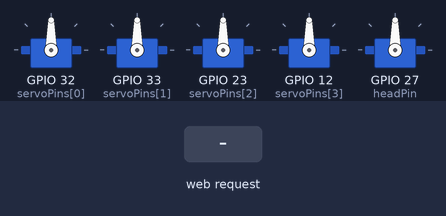
A sketch run on a simulated ESP32. Shown: 5 × servo. The inputs (shaded band) are chosen by the test bench. WiFi joins after 1.5 s; servers stay silent unless stated; uploads are accepted with an empty reply; what the sketch prints to the serial monitor is not drawn.

Above: at 3.2 s.
3.3 s: HTTP request GET /open_arms received
At 5.2 s:
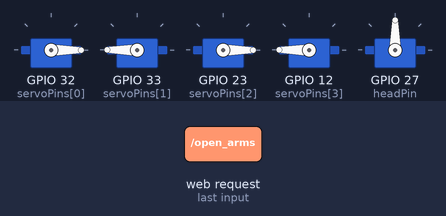
6.3 s: HTTP request GET /head_left received
At 8.1 s:
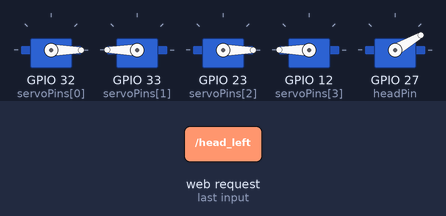
8.7 s: HTTP request GET /close_arms received
At 11.4 s:
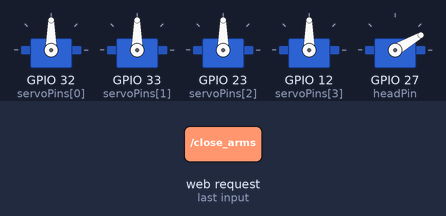
11.7 s: HTTP request GET /head_center received
At 12.15 s:
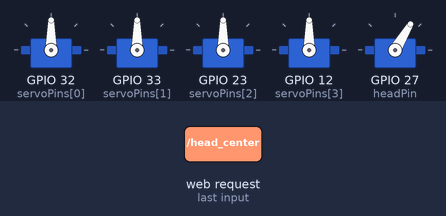
14.1 s: HTTP request GET /head_right received
At 16.2 s:
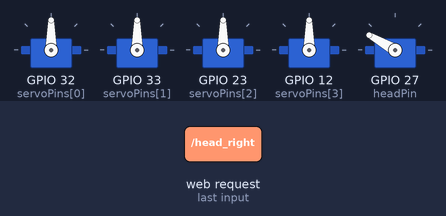
16.5 s: HTTP request GET /open_arms received
At 18.8 s:
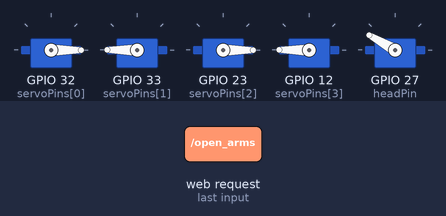
Timing chart, 0 to 20.3 s (numbered marks = the images above; inputs shaded):
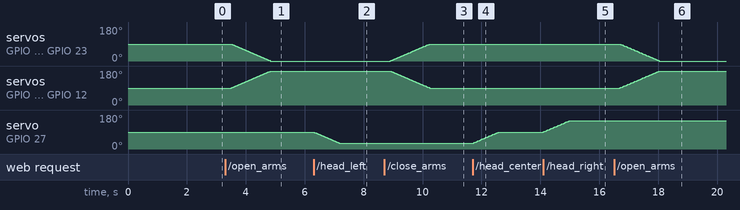

Measured:
- after the input at 3.3 s, servo on GPIO 32 (servoPins[0]), servo on GPIO 23 (servoPins[2]): moves from 90° to 0° over 1.3 s, starting after 0.20 s; servo on GPIO 33 (servoPins[1]), servo on GPIO 12 (servoPins[3]): moves from 90° to 180° over 1.3 s, starting after 0.20 s
- after the input at 6.3 s, servo on GPIO 27 (headPin): moves from 90° to 30° over 0.90 s, starting at once
- after the input at 8.7 s, servo on GPIO 32 (servoPins[0]), servo on GPIO 23 (servoPins[2]): moves from 0° to 90° over 1.3 s, starting after 0.20 s; servo on GPIO 33 (servoPins[1]), servo on GPIO 12 (servoPins[3]): moves from 180° to 90° over 1.3 s, starting after 0.20 s
- after the input at 11.7 s, servo on GPIO 27 (headPin): moves from 30° to 90° over 0.90 s, starting at once
- after the input at 14.1 s, servo on GPIO 27 (headPin): moves from 90° to 150° over 0.90 s, starting at once
- after the input at 16.5 s, servo on GPIO 32 (servoPins[0]), servo on GPIO 23 (servoPins[2]): moves from 90° to 0° over 1.3 s, starting after 0.20 s; servo on GPIO 33 (servoPins[1]), servo on GPIO 12 (servoPins[3]): moves from 90° to 180° over 1.3 s, starting after 0.20 s

The sketch:

MasterCode.ino
```cpp
// =================================
//  SHARLEY MOTHERBOARD 1 - MASTER
//  https://www.sharley.tech

//  IMPORTANT: CHANGE WIFI DETAILS WITH YOURS AND CHANGE SLAVE IP

//  RUN SLAVE MOTHERBOARD/MOTHERBOARD 2 FIRST TO OBTAIN IP
// ==================================

#include <WiFi.h>
#include <ESP32Servo.h>
#include <WebServer.h>
#include <HTTPClient.h>


const char* ssid = "SSID";          // SSID OF WIFI
const char* password = "PASSWORD";  // PASSWORD OF WIFI


String slaveIP = "SLAVE IP";  // SLAVE IP
WebServer server(80);


Servo servos[4];
Servo headServo;


int servoPins[4] = { 32, 33, 23, 12 };
int headPin = 27;
int servoPositions[4] = { 90, 90, 90, 90 };
int headPos = 90;


unsigned long lastWiFiCheck = 0;
const unsigned long wifiCheckInterval = 5000;


// ======================= SERVO FUNCTIONS =======================
void moveServosSmooth(int targetPositions[4], int speed = 15) {
  bool moving = true;
  while (moving) {
    moving = false;
    for (int i = 0; i < 4; i++) {
      if (servoPositions[i] != targetPositions[i]) {
        if (servoPositions[i] < targetPositions[i]) servoPositions[i]++;
        else if (servoPositions[i] > targetPositions[i]) servoPositions[i]--;
        servos[i].write(servoPositions[i]);
        moving = true;
      }
    }
    delay(speed);
  }
}


void moveHead(int target, int speed = 15) {
  while (headPos != target) {
    if (headPos < target) headPos++;
    else if (headPos > target) headPos--;
    headServo.write(headPos);
    delay(speed);
  }
}


// ======================= NETWORK FUNCTIONS =======================
String sendCommandToSlave(String path) {
  if (WiFi.status() != WL_CONNECTED) {
    Serial.println("WiFi not connected, skipping slave command");
    return "";
  }


  HTTPClient http;
  String url = "http://" + slaveIP + path;
  http.begin(url);
  http.setTimeout(2000);


  int httpCode = http.GET();
  String payload = "";
  if (httpCode > 0) {
    payload = http.getString();
  } else {
    Serial.println("Failed to reach slave: " + url);
  }
  http.end();
  return payload;
}


void connectToWiFi() {
  WiFi.begin(ssid, password);
  Serial.print("Connecting to WiFi: ");
  Serial.println(ssid);


  int attempts = 0;
  while (WiFi.status() != WL_CONNECTED && attempts < 20) {
    delay(1000);
    Serial.print(".");
    attempts++;
  }


  if (WiFi.status() == WL_CONNECTED) {
    Serial.println("\n✅ WiFi Connected!");
    Serial.print("IP Address: ");
    Serial.println(WiFi.localIP());
  } else {
    Serial.println("\n❌ WiFi connection failed! Running in offline mode.");
  }
}


void ensureWiFi() {
  if (WiFi.status() != WL_CONNECTED) {
    Serial.println("⚠️ WiFi Lost! Reconnecting...");
    connectToWiFi();
  }
}


void handleRoot() {
  String html = "<html><head><title>Sharley</title></head><body>";
  html += "<h1>Sharley Control Panel</h1>";
  html += "<p><b>Arms:</b></p>";
  html += "<button onclick=\"fetch('/open_arms')\">Open Arms</button>";
  html += "<button onclick=\"fetch('/close_arms')\">Close Arms</button><br><br>";
  html += "<p><b>Head:</b></p>";
  html += "<button onclick=\"fetch('/head_left')\">Left</button>";
  html += "<button onclick=\"fetch('/head_center')\">Center</button>";
  html += "<button onclick=\"fetch('/head_right')\">Right</button>";
  html += "</body></html>";
  server.send(200, "text/html", html);
}


void handleOpenArms() {
  server.send(200, "text/plain", "open");
  String resp = sendCommandToSlave("/move_normal?action=open");
  if (resp == "OK" || resp == "") {
    int target[4] = { 0, 180, 0, 180 };
    moveServosSmooth(target);
    Serial.println("✅ Arms opened!");
  } else {
    Serial.println("❌ Slave failed to respond");
  }
}


void handleCloseArms() {
  server.send(200, "text/plain", "close");
  String resp = sendCommandToSlave("/move_normal?action=close");
  if (resp == "OK" || resp == "") {
    int target[4] = { 90, 90, 90, 90 };
    moveServosSmooth(target);
    Serial.println("✅ Arms closed!");
  } else {
    Serial.println("❌ Slave failed to respond");
  }
}


void handleHeadLeft() {
  moveHead(30);
  server.send(200, "text/plain", "Head left");
}


void handleHeadCenter() {
  moveHead(90);
  server.send(200, "text/plain", "Head centered");
}


void handleHeadRight() {
  moveHead(150);
  server.send(200, "text/plain", "Head right");
}


// ======================= SETUP & LOOP =======================
void setup() {
  Serial.begin(115200);
  Serial.println("BOOTING...");
  for (int i = 0; i < 4; i++) {
    servos[i].attach(servoPins[i]);
    servos[i].write(servoPositions[i]);
  }
  headServo.attach(headPin);
  headServo.write(headPos);
  connectToWiFi();
  server.on("/", handleRoot);
  server.on("/open_arms", handleOpenArms);
  server.on("/close_arms", handleCloseArms);
  server.on("/head_left", handleHeadLeft);
  server.on("/head_center", handleHeadCenter);
  server.on("/head_right", handleHeadRight);
  server.begin();
}


void loop() {
  server.handleClient();
  if (millis() - lastWiFiCheck > wifiCheckInterval) {
    lastWiFiCheck = millis();
    ensureWiFi();
  }
}
```
